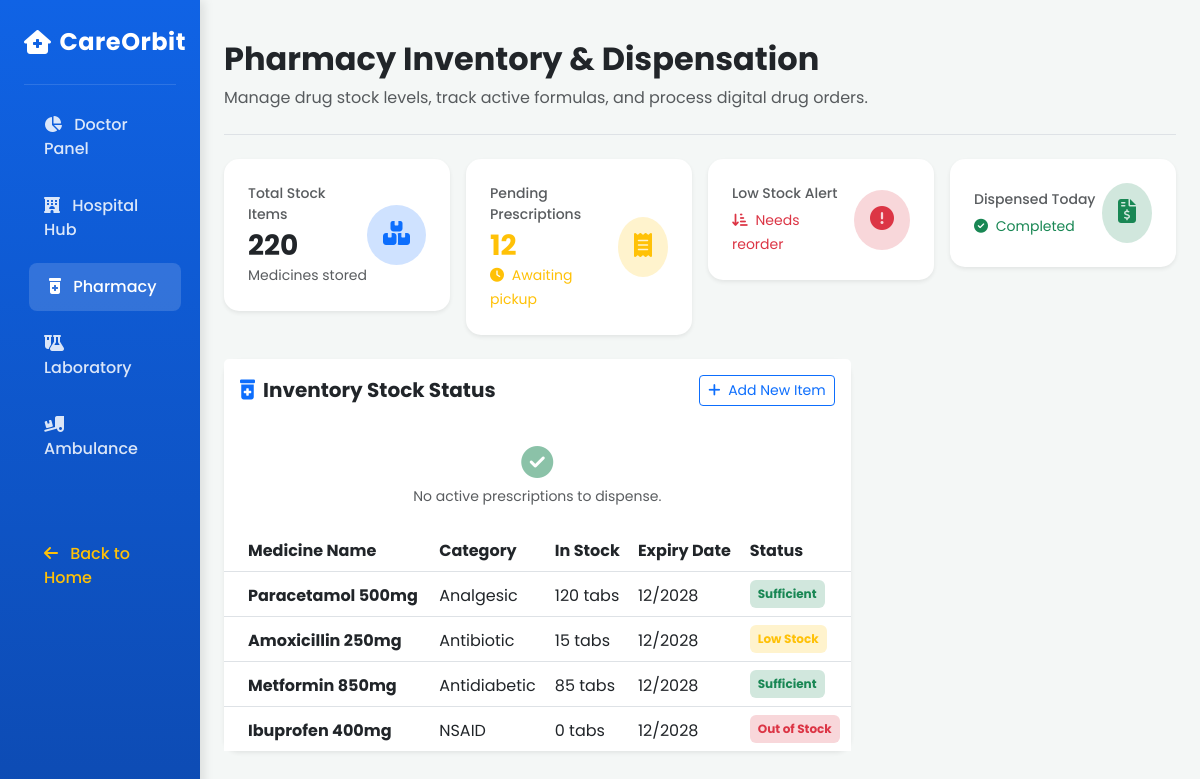
The app's page /pharmacy-dashboard, older data.
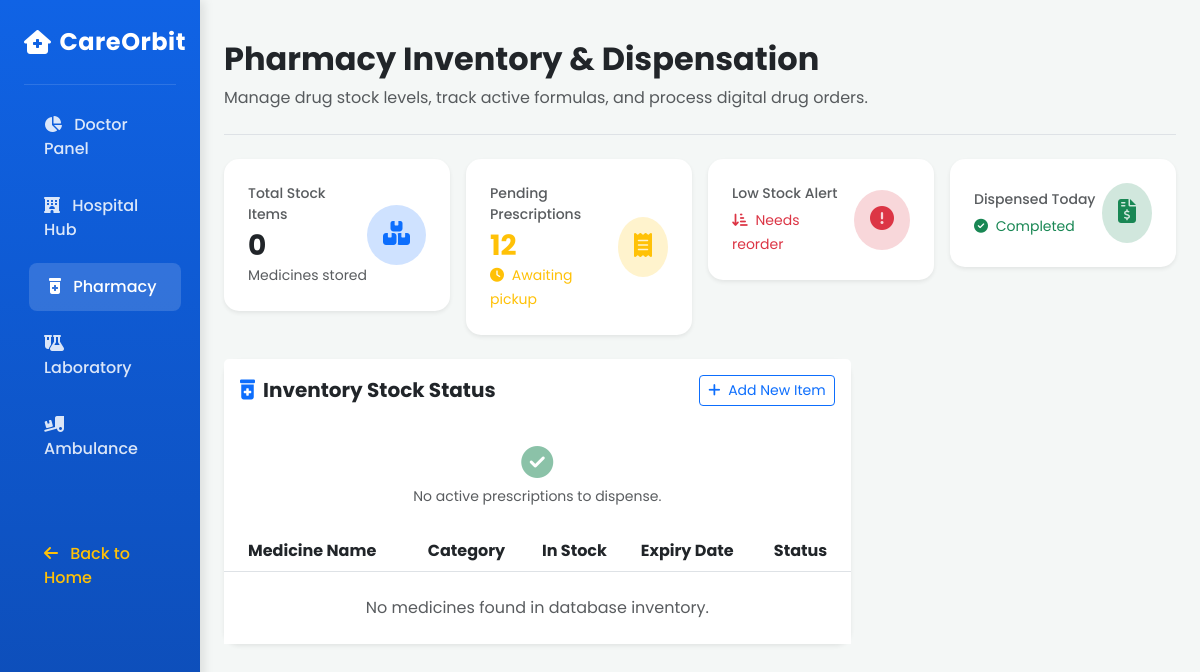
The same page, newer data.
### models.py (models this page shows)
class Medicine(db.Model):
    id = db.Column(db.Integer, primary_key=True)
    name = db.Column(db.String(100), nullable=False)
    category = db.Column(db.String(100), nullable=False)
    stock = db.Column(db.Integer, nullable=False, default=0)
    status = db.Column(db.String(50), nullable=False, default="In Stock")

### app.py (the view)
@app.route("/pharmacy-dashboard")
def pharmacy_dashboard():
    medicines = Medicine.query.all()
    total_products = len(medicines)
    low_stock = Medicine.query.filter(Medicine.stock <= 20).count()
    total_stock_val = sum(m.stock for m in medicines if m.stock)
    return render_template(
        "pharmacy_dashboard.html",
        medicines=medicines,
        total_products=total_products,
        low_stock_count=low_stock,
        pending_orders=12,
        total_stock=total_stock_val
    )

### templates/pharmacy_dashboard.html (shortened to what this page needs)
<!DOCTYPE html>
<html lang="en">
<head>
    <link href="https://cdn.jsdelivr.net/npm/bootstrap@5.3.0/dist/css/bootstrap.min.css" rel="stylesheet">
    <link rel="stylesheet" href="https://cdnjs.cloudflare.com/ajax/libs/font-awesome/6.4.0/css/all.min.css">
</head>
<body>
<div class="container-fluid">
    <div class="row">
        <nav class="col-md-3 col-lg-2 d-md-block sidebar collapse p-4">
            <div class="sidebar-brand d-flex align-items-center mb-4">
                <i class="fa-solid fa-house-medical me-2"></i>
                <span>CareOrbit</span>
            </div>
            <hr class="text-white-50">
            <ul class="nav flex-column gap-1">
                <li class="nav-item">
                    <a class="nav-link" href="/doctor-dashboard"><i class="fa-solid fa-chart-pie me-2"></i> Doctor Panel</a>
                </li>
                <li class="nav-item">
                    <a class="nav-link" href="/hospital-dashboard"><i class="fa-solid fa-hotel me-2"></i> Hospital Hub</a>
                </li>
                <li class="nav-item">
                    <a class="nav-link active" href="#"><i class="fa-solid fa-prescription-bottle-medical me-2"></i> Pharmacy</a>
                </li>
                <li class="nav-item">
                    <a class="nav-link" href="#"><i class="fa-solid fa-flask-vial me-2"></i> Laboratory</a>
                </li>
                <li class="nav-item">
                    <a class="nav-link" href="#"><i class="fa-solid fa-truck-ramp-box me-2"></i> Ambulance</a>
                </li>
                <li class="nav-item mt-5">
                    <a class="nav-link text-warning" href="/"><i class="fa-solid fa-arrow-left me-2"></i> Back to Home</a>
                </li>
            </ul>
        </nav>
        <main class="col-md-9 ms-sm-auto col-lg-10 px-md-4 py-4">
            <div class="d-flex justify-content-between flex-wrap flex-md-nowrap align-items-center pt-3 pb-2 mb-4 border-bottom">
                <div>
                    <h1 class="h2 fw-bold text-dark">Pharmacy Inventory & Dispensation</h1>
                    <p class="text-muted">Manage drug stock levels, track active formulas, and process digital drug orders.</p>
                </div>
            </div>
            <div class="row g-3 mb-4">
                <div class="col-md-3 col-sm-6">
                    <div class="card pharmacy-card p-4 shadow-sm">
                        <div class="d-flex justify-content-between align-items-center">
                            <div>
                                <span class="text-muted small fw-medium d-block">Total Stock Items</span>
                                <h3 class="fw-bold text-dark mt-1 mb-0">{{total_stock}}</h3>
                                <span class="text-muted small">Medicines stored</span>
                            </div>
                            <div class="bg-primary-subtle p-3 rounded-circle text-primary">
                                <i class="fa-solid fa-boxes-stacked fs-4"></i>
                            </div>
                        </div>
                    </div>
                </div>
                <div class="col-md-3 col-sm-6">
                    <div class="card pharmacy-card p-4 shadow-sm">
                        <div class="d-flex justify-content-between align-items-center">
                            <div>
                                <span class="text-muted small fw-medium d-block">Pending Prescriptions</span>
                                <h3 class="fw-bold text-warning mt-1 mb-0">{{pending_orders}}</h3>
                                <span class="text-warning small"><i class="fa-solid fa-clock me-1"></i> Awaiting pickup</span>
                            </div>
                            <div class="bg-warning-subtle p-3 rounded-circle text-warning">
                                <i class="fa-solid fa-receipt fs-4"></i>
                            </div>
                        </div>
                    </div>
                </div>
                <div class="col-md-3 col-sm-6">
                    <div class="card pharmacy-card p-4 shadow-sm">
                        <div class="d-flex justify-content-between align-items-center">
                            <div>
                                <span class="text-muted small fw-medium d-block">Low Stock Alert</span>
                                <span class="text-danger small"><i class="fa-solid fa-arrow-down-short-wide me-1"></i> Needs reorder</span>
                            </div>
                            <div class="bg-danger-subtle p-3 rounded-circle text-danger">
                                <i class="fa-solid fa-circle-exclamation fs-4"></i>
                            </div>
                        </div>
                    </div>
                </div>
                <div class="col-md-3 col-sm-6">
                    <div class="card pharmacy-card p-4 shadow-sm">
                        <div class="d-flex justify-content-between align-items-center">
                            <div>
                                <span class="text-muted small fw-medium d-block">Dispensed Today</span>
                                <span class="text-success small"><i class="fa-solid fa-circle-check me-1"></i> Completed</span>
                            </div>
                            <div class="bg-success-subtle p-3 rounded-circle text-success">
                                <i class="fa-solid fa-file-invoice-dollar fs-4"></i>
                            </div>
                        </div>
                    </div>
                </div>
            </div>
            <div class="row g-4">
                <div class="col-lg-8">
                    <div class="card pharmacy-card shadow-sm">
                        <div class="card-header bg-white py-3 border-0 d-flex justify-content-between align-items-center">
                            <h5 class="m-0 fw-bold text-dark"><i class="fa-solid fa-prescription-bottle-medical text-primary me-2"></i>Inventory Stock Status</h5>
                            <button class="btn btn-sm btn-outline-primary"><i class="fa-solid fa-plus me-1"></i> Add New Item</button>
                        </div>
                        <div class="card-body p-0">
                            <div class="table-responsive">
                                <table class="table table-hover align-middle mb-0">
                                    <thead>
                                        <tr>
                                            <th class="ps-4">Medicine Name</th>
                                            <th>Category</th>
                                            <th>In Stock</th>
                                            <th>Expiry Date</th>
                                            <th>Status</th>
                                        </tr>
                                    {% for med in medicines %}
        <tr>
            <td class="ps-4 fw-bold text-dark">{{ med.name }}</td>
            <td>{{ med.category }}</td>
            <td>{{ med.stock }} tabs</td>
            <td>12/2028</td>
            <td>
                {% if med.status == 'In Stock' or med.status == 'Sufficient' %}
                    <span class="badge bg-success-subtle text-success p-2">Sufficient</span>
                {% elif med.status == 'Low Stock' %}
                    <span class="badge bg-warning-subtle text-warning p-2">Low Stock</span>
                {% else %}
                    <span class="badge bg-danger-subtle text-danger p-2">Out of Stock</span>
                {% endif %}
            </td>
        </tr>
        {% else %}
        <tr>
            <td colspan="5" class="text-center text-muted py-4">No medicines found in database inventory.</td>
        </tr>
        {% endfor %}
  <tr>
 <div class="d-flex flex-column gap-3" style="max-height: 400px; overflow-y: auto;">
                            {% if prescriptions %}
                                {% for prescription in prescriptions %}
                                <div class="p-3 border rounded shadow-sm bg-white" style="border-left: 4px solid #1063e5 !important;">
                                    <div class="d-flex justify-content-between align-items-center mb-2">
                                        <strong class="text-dark">Order #PH-{{ prescription.id }}</strong>
                                        <span class="badge bg-warning-subtle text-warning px-2 py-1" style="font-size: 11px;">Ready</span>
                                    </div>
                                    <p class="text-muted small mb-1"><strong>Patient:</strong> {{ prescription.patient_name }}</p>
                                    <span class="text-secondary small d-block"><strong>Meds:</strong> {{ prescription.prescription }}</span>
                                </div>
                                {% endfor %}
                            {% else %}
                                <div class="text-center py-4 text-muted">
                                    <i class="fa-solid fa-circle-check fa-2x mb-2 text-success opacity-50"></i>
                                    <p class="mb-0 small">No active prescriptions to dispense.</p>
                                </div>
                            {% endif %}
                        </div>
                    </div>
                </div>
            </div>
        </main>
    </div>
</div>
</body>
</html>

### templates/pharmacy_dashboard.html (style rules this page uses)
body { font-family: 'Poppins', sans-serif; background-color: #f4f7f6; }
.sidebar { min-height: 100vh; background: linear-gradient(180deg, #1063e5 0%, #0d4bb3 100%); color: white; box-shadow: 4px 0 10px rgba(0,0,0,0.1); }
.sidebar .nav-link { color: rgba(255, 255, 255, 0.85); font-weight: 500; padding: 12px 20px; border-radius: 8px; transition: all 0.3s ease; margin-bottom: 5px; }
.sidebar .nav-link:hover, .sidebar .nav-link.active { color: white; background-color: rgba(255, 255, 255, 0.15); transform: translateX(5px); }
.sidebar-brand { font-size: 1.5rem; font-weight: 700; letter-spacing: 0.5px; }
.pharmacy-card { border: none; border-radius: 15px; background: white; transition: transform 0.2s ease, box-shadow 0.2s ease; }

Row changes from the older to the newer data that the page shows:
removed Medicine: name "Paracetamol 500mg", category "Analgesic", stock "120", status "Sufficient"
removed Medicine: name "Amoxicillin 250mg", category "Antibiotic", stock "15", status "Low Stock"
removed Medicine: name "Metformin 850mg", category "Antidiabetic", stock "85", status "Sufficient"
removed Medicine: name "Ibuprofen 400mg", category "NSAID", stock "0", status "Out of Stock"
Text that changed along with them:
{{ total_stock }}: "220" → "0"
text now shown: "No medicines found in database inventory."
